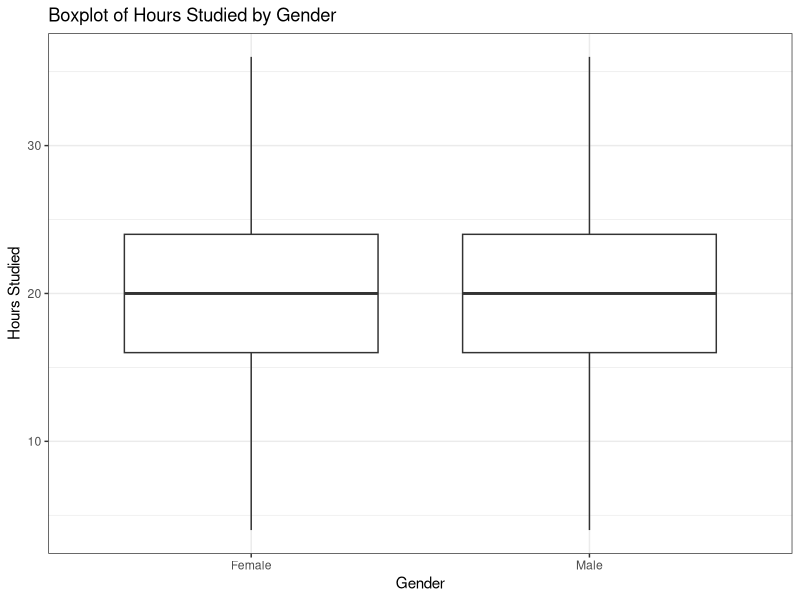
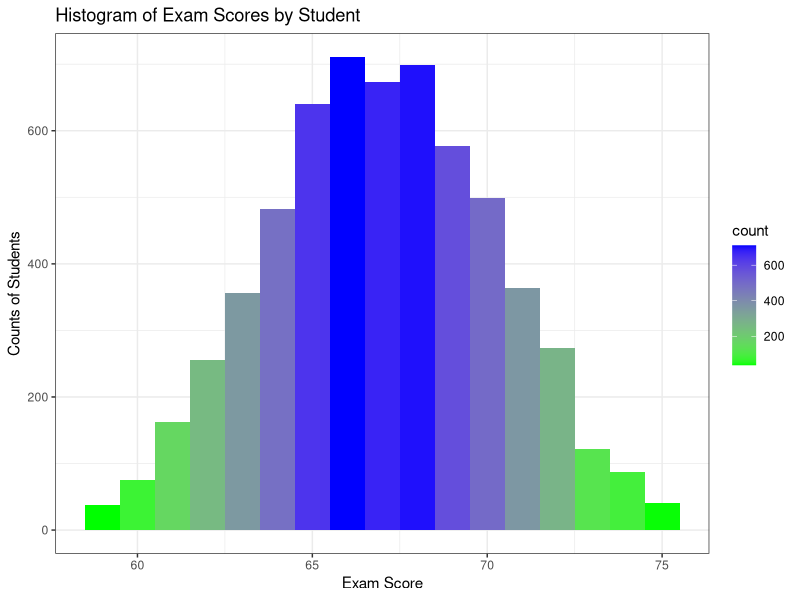

Here is the R script that generated these plots, in order:
## ---- chunk 1
library(knitr)
library(markdown)
library(rmarkdown)
library(tidyverse)
library(lubridate)
library(readxl)
theme_set(theme_bw())
## ---- chunk 2
data <- read_csv("data.csv")
## ---- chunk 3
print("anders er gay")
## ---- chunk 4
# data$Hours_Studied

ggplot(data, aes(x = data$Gender, y = data$Hours_Studied)) + geom_boxplot() +   labs(title = "Boxplot of Hours Studied by Gender", x = "Gender", y = "Hours Studied")
## ---- chunk 5

ggplot(data, aes(x = Exam_Score)) + geom_histogram(binwidth = 1, aes(fill = ..count..)) + scale_fill_gradient(low = "green", high = "blue") + labs(title = "Histogram of Exam Scores by Student", x = "Exam Score" , y = "Counts of Students")

## ---- chunk 6
print("anders er gay")
## ---- chunk 7
print("anders er gay")
## ---- chunk 8
print("anders er gay")
